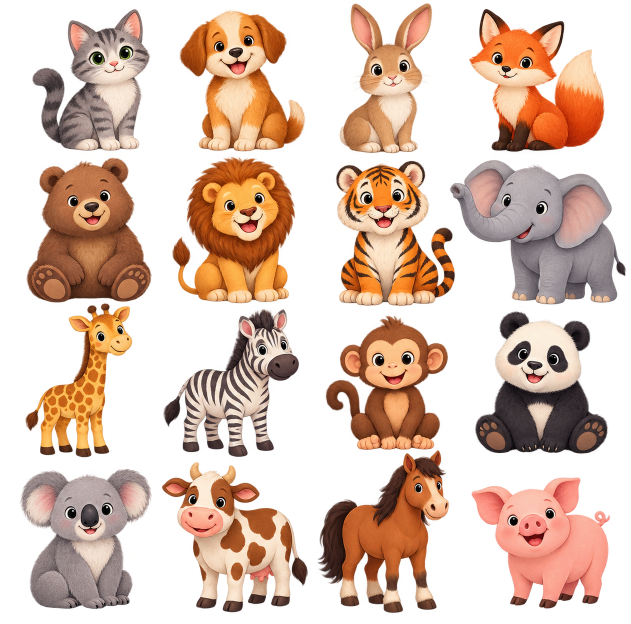
#> input picture assets/source/animals-01-16.png, 1261 x 1247 px (shown at 1/2 size)
$ python split_sheets.py
#> lines starting #> are read from the running program, lines starting #| are printed output that depends on the picture
from pathlib import Path
from collections import deque
from PIL import Image

ROOT = Path(__file__).resolve().parent.parent
SOURCE = ROOT / "assets" / "source"
OUTPUT = ROOT / "assets" / "images"

names = [
    "cat", "dog", "rabbit", "fox", "bear", "lion", "tiger", "elephant",
    "giraffe", "zebra", "monkey", "panda", "koala", "cow", "horse", "pig",
    "sheep", "goat", "deer", "squirrel", "hedgehog", "raccoon", "wolf", "owl",
    "penguin", "duck", "chicken", "frog", "turtle", "crocodile", "dolphin", "whale",
    "car", "bus", "bicycle", "train", "airplane", "boat", "apple", "banana",
    "strawberry", "carrot", "cake", "bread", "ball", "book", "chair", "clock",
    "umbrella", "key",
]


def remove_small_components(image: Image.Image) -> Image.Image:
    """Remove tiny fragments that crossed a generated sprite-cell boundary."""
    alpha = image.getchannel("A")
    pixels = alpha.load()
    width, height = image.size
    visited = bytearray(width * height)
    components = []

    for y in range(height):
        for x in range(width):
            start = y * width + x
            if visited[start] or pixels[x, y] <= 12:
                continue
            queue = deque([(x, y)])
            visited[start] = 1
            component = []
            while queue:
                current_x, current_y = queue.popleft()
                component.append((current_x, current_y))
                for next_y in range(max(0, current_y - 1), min(height, current_y + 2)):
                    for next_x in range(max(0, current_x - 1), min(width, current_x + 2)):
                        position = next_y * width + next_x
                        if not visited[position] and pixels[next_x, next_y] > 12:
                            visited[position] = 1
                            queue.append((next_x, next_y))
            components.append(component)

    if not components:
        return image
    largest_component = max(components, key=len)
    largest = len(largest_component)
    kept_components = []
    for component in components:
        touches_edge = any(x in (0, width - 1) or y in (0, height - 1) for x, y in component)
        if component is largest_component or (len(component) >= largest * 0.025 and not touches_edge):
            kept_components.append(component)
    keep = {point for component in kept_components for point in component}
    cleaned_alpha = Image.new("L", image.size, 0)
    cleaned_pixels = cleaned_alpha.load()
    for x, y in keep:
        cleaned_pixels[x, y] = pixels[x, y]
    cleaned = image.copy()
    cleaned.putalpha(cleaned_alpha)
    return cleaned


def split(path: Path, columns: int, rows: int, start: int) -> None:
#> called with columns = 4, rows = 4, start = 0
    sheet = Image.open(path).convert("RGBA")
#> sheet is the input picture: PIL image 1261x1247 RGBA; mean R, G, B, A 96.3, 66.3, 48.9, 117.1
    width, height = sheet.size
#> width = 1261; height = 1247
    for row in range(rows):
        for column in range(columns):
            offset = row * columns + column
            index = start + offset
            left = round(column * width / columns)
            top = round(row * height / rows)
            right = round((column + 1) * width / columns)
            bottom = round((row + 1) * height / rows)
            tile = remove_small_components(sheet.crop((left, top, right, bottom)))
            tile.thumbnail((256, 256), Image.Resampling.LANCZOS)
            canvas = Image.new("RGBA", (256, 256), (0, 0, 0, 0))
            canvas.alpha_composite(tile, ((256 - tile.width) // 2, (256 - tile.height) // 2))
            filename = f"{index + 1:02d}-{names[index]}.webp"
            canvas.save(OUTPUT / filename, "WEBP", quality=88, method=4)
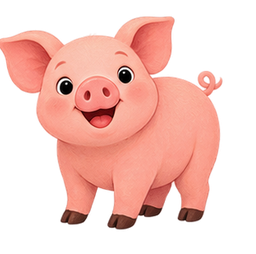
#> tile: PIL image 256x254 RGBA; mean R, G, B, A 113.5, 70.7, 62.8, 116.1; transparent parts drawn white


OUTPUT.mkdir(parents=True, exist_ok=True)
split(SOURCE / "animals-01-16.png", 4, 4, 0)
split(SOURCE / "animals-17-32.png", 4, 4, 16)
#> call 2 of split, with columns = 4, rows = 4, start = 16
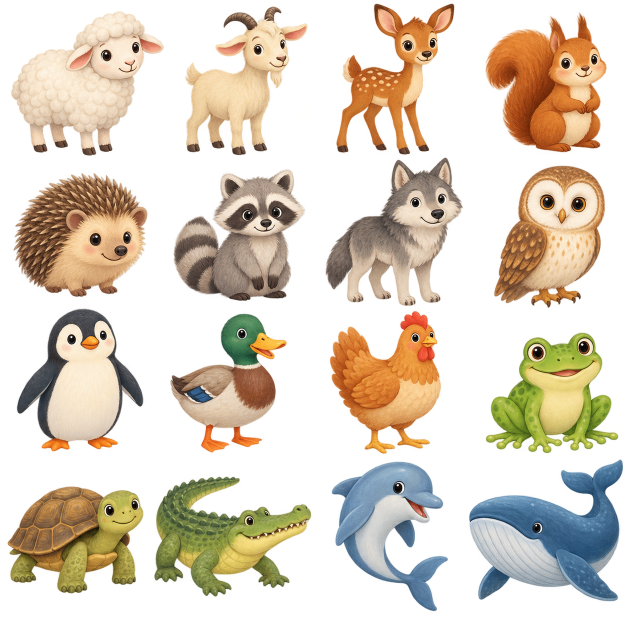
#> input picture assets/source/animals-17-32.png, 1261 x 1247 px (shown at 1/2 size)
#> in split, sheet is the input picture: PIL image 1261x1247 RGBA; mean R, G, B, A 88.9, 75.8, 56.4, 106.1
#> after the loop in split (call 2), `for row in range(rows):`:
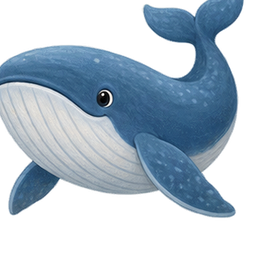
#> tile: PIL image 256x254 RGBA; mean R, G, B, A 58.3, 74.6, 88.7, 132.8; transparent parts drawn white
split(SOURCE / "mixed-33-50.png", 6, 3, 32)
#> call 3 of split, with columns = 6, rows = 3, start = 32
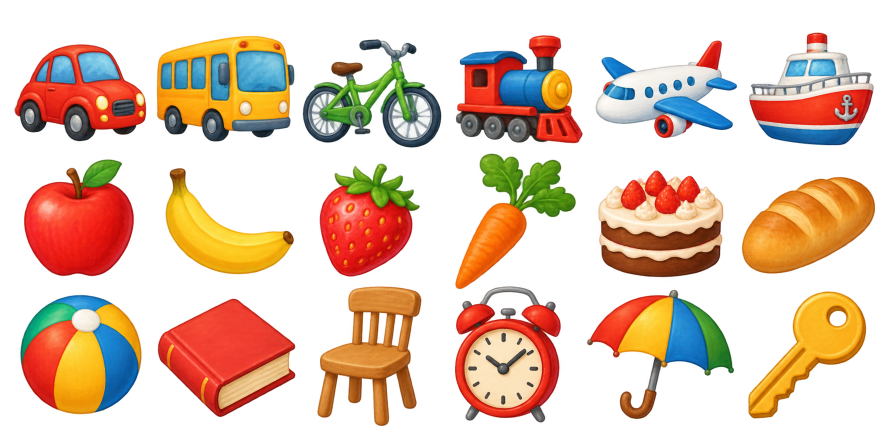
#> input picture assets/source/mixed-33-50.png, 1774 x 887 px (shown at 1/2 size)
#> in split, sheet is the input picture: PIL image 1774x887 RGBA; mean R, G, B, A 79.2, 50.1, 30, 99.9
#> the loop in split (call 3), `for row in range(rows):` made 3 passes
#> pass 1, in remove_small_components (call 33), `alpha = image.getchannel("A")`:
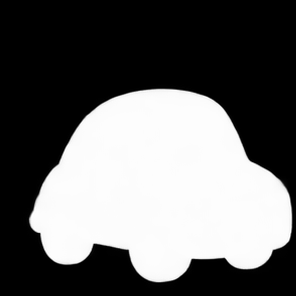
#> alpha: PIL image 296x296 L; min 0, max 255, mean 101.1
#> pass 1, in split (call 3), `canvas.save(OUTPUT / filename, "WEBP", quality=88, method=4)`:
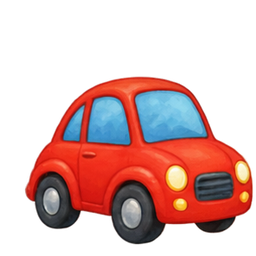
#> saved as 33-car.webp: PIL image 256x256 RGBA; mean R, G, B, A 68.6, 33.1, 30.7, 101.1; transparent parts drawn white
#> after the loop in split (call 3), `for row in range(rows):`:
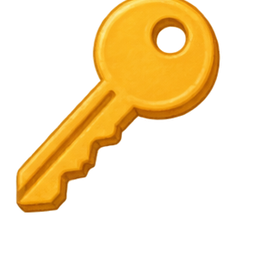
#> canvas: PIL image 256x256 RGBA; mean R, G, B, A 70.1, 48.2, 7.9, 71.9; transparent parts drawn white
print(f"Created {len(list(OUTPUT.glob('*.webp')))} optimized illustrations in {OUTPUT}")
